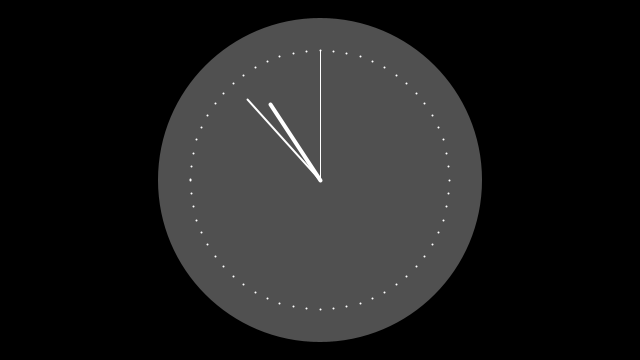
Frame 1 (no input)
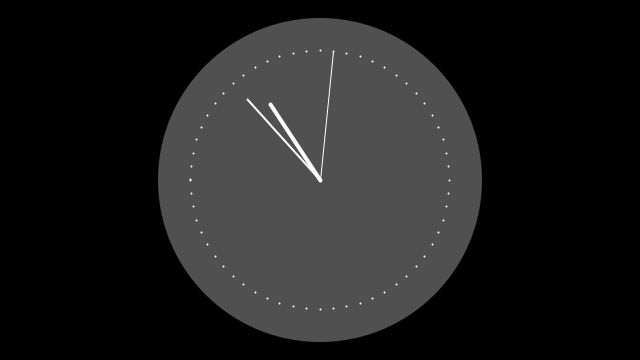
Frame 60 (the mouse pressed at the canvas centre just before this capture)
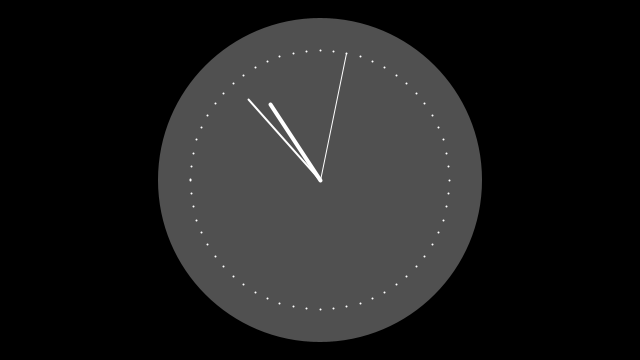
Frame 120 (the mouse held since frame 60 and released just before this capture)

The Processing sketch that drew these frames (run headless with seeded random() and noise(); from frame 60 on, the mouse is pressed at the canvas centre):

// Processing sketch: clock
// ── clock.pde
int cx, cy;
float secondsRadius;
float minutesRadius;
float hoursRadius;
float clockDiameter;

void setup() {
  size(640, 360);
  stroke(255);

  int radius = min(width, height) / 2;
  secondsRadius = radius * 0.72;
  minutesRadius = radius * 0.60;
  hoursRadius = radius * 0.50;
  clockDiameter = radius * 1.8;

  cx = width / 2;
  cy = height / 2;
}

void draw() {
  background(0);

  // Draw the clock background
  fill(80);
  noStroke();
  ellipse(cx, cy, clockDiameter, clockDiameter);

  // Angles for sin() and cos() start at 3 o'clock;
  // subtract HALF_PI to make them start at the top
  float s = map(second(), 0, 60, 0, TWO_PI) - HALF_PI;
  float m = map(minute() + norm(second(), 0, 60), 0, 60, 0, TWO_PI) - HALF_PI; 
  float h = map(hour() + norm(minute(), 0, 60), 0, 24, 0, TWO_PI * 2) - HALF_PI;

  // Draw the hands of the clock
  stroke(255);
  strokeWeight(1);
  line(cx, cy, cx + cos(s) * secondsRadius, cy + sin(s) * secondsRadius);
  strokeWeight(2);
  line(cx, cy, cx + cos(m) * minutesRadius, cy + sin(m) * minutesRadius);
  strokeWeight(4);
  line(cx, cy, cx + cos(h) * hoursRadius, cy + sin(h) * hoursRadius);

  // Draw the minute ticks
  strokeWeight(2);
  beginShape(POINTS);
  for (int a = 0; a < 360; a+=6) {
    float angle = radians(a);
    float x = cx + cos(angle) * secondsRadius;
    float y = cy + sin(angle) * secondsRadius;
    vertex(x, y);
  }
  endShape();
}
